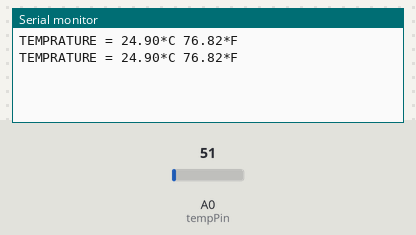
Simulated run of this sketch. Board: Arduino Uno, built with avr-gcc and run on an emulated ATmega328P. Shown: the last lines printed to the serial monitor. The test bench sets the inputs (shaded band); at power-on: A0 (tempPin) = 51.

Above: at 1.8 s.
1.9 s: A0 (tempPin) set to 61
At 2.8 s:
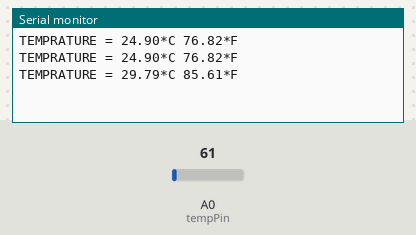
3.4 s: A0 (tempPin) set to 71
At 4.4 s:
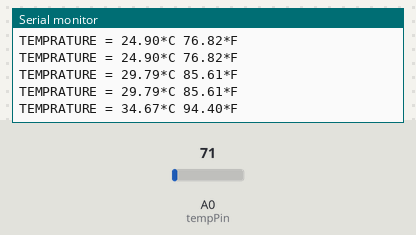
Timing chart, 0 to 6.4 s (numbered marks = the images above; inputs shaded):
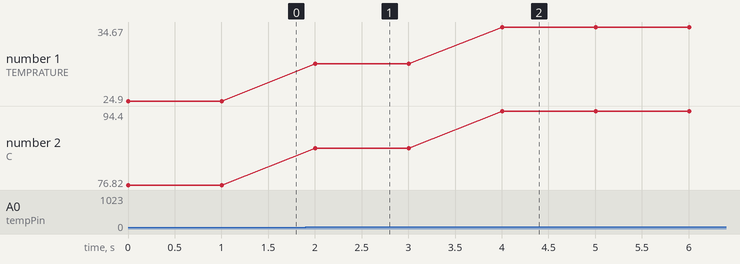

Measured:
- after the input at 1.9 s, the serial monitor: prints a new line after 0.10 s (image 1)
- after the input at 3.4 s, the serial monitor: prints a new line after 0.60 s (image 2)
- plotted number 1: 24.9 → 29.79 after the input at 1.9 s, 29.79 → 34.67 after the input at 3.4 s
- plotted number 2: 76.82 → 85.61 after the input at 1.9 s, 85.61 → 94.4 after the input at 3.4 s

The sketch:

LM35.ino
```cpp
/*
Modified by Jared Anwyl
LM35 Pin 1 (Vss) –> Arduino +5V
LM35 Pin 2 (Signal) –> Arduino Pin 0
LM35 Pin 2 (Signal) –> Arduino Gnd via Resistor 4.7K
LM35 Pin 3 (GND) –> Arduino Ground
*/

float temp, tempf;
//Set pin here
int tempPin = 0;

void setup()
{
  Serial.begin(9600);
}

void loop()
{
  temp = analogRead(tempPin);
  temp = temp * 0.48828125;
  Serial.print("TEMPRATURE = ");
  Serial.print(temp);
  Serial.print("*C ");
  tempf = (temp * 9)/ 5 + 32;
  Serial.print(tempf);
  Serial.print("*F");
  Serial.println();
  delay(1000);
}
```
